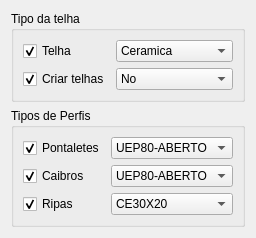
<?xml version="1.0" encoding="UTF-8"?>
<ui version="4.0">
 <class>PortalForm</class>
 <widget class="QDialog" name="PortalForm">
  <property name="geometry">
   <rect>
    <x>0</x>
    <y>0</y>
    <width>198</width>
    <height>214</height>
   </rect>
  </property>
  <property name="sizePolicy">
   <sizepolicy hsizetype="MinimumExpanding" vsizetype="MinimumExpanding">
    <horstretch>0</horstretch>
    <verstretch>0</verstretch>
   </sizepolicy>
  </property>
  <property name="windowTitle">
   <string>Beam Properties</string>
  </property>
  <layout class="QGridLayout" name="gridLayout_3">
   <item row="0" column="0">
    <widget class="QGroupBox" name="groupBox">
     <property name="title">
      <string>Tipo da telha</string>
     </property>
     <layout class="QGridLayout" name="gridLayout">
      <item row="0" column="0">
       <widget class="QCheckBox" name="checkBoxToggleTilesType">
        <property name="text">
         <string>Telha</string>
        </property>
        <property name="checked">
         <bool>true</bool>
        </property>
        <property name="objectProperty" stdset="0">
         <string>TilesType</string>
        </property>
        <property name="widgetAction" stdset="0">
         <string>toggleModifyProperty</string>
        </property>
       </widget>
      </item>
      <item row="0" column="1">
       <widget class="QComboBox" name="comboBoxTilesType">
        <property name="sizePolicy">
         <sizepolicy hsizetype="MinimumExpanding" vsizetype="Fixed">
          <horstretch>0</horstretch>
          <verstretch>0</verstretch>
         </sizepolicy>
        </property>
        <property name="currentText">
         <string>Ceramica</string>
        </property>
        <property name="currentIndex">
         <number>0</number>
        </property>
        <property name="objectProperty" stdset="0">
         <string>TilesType</string>
        </property>
        <property name="widgetAction" stdset="0">
         <string/>
        </property>
        <item>
         <property name="text">
          <string>Ceramica</string>
         </property>
        </item>
        <item>
         <property name="text">
          <string>Metalica</string>
         </property>
        </item>
       </widget>
      </item>
      <item row="1" column="0">
       <widget class="QCheckBox" name="checkBoxToggleCreateTiles">
        <property name="text">
         <string>Criar telhas</string>
        </property>
        <property name="checked">
         <bool>true</bool>
        </property>
        <property name="objectProperty" stdset="0">
         <string>CreateTiles</string>
        </property>
        <property name="widgetAction" stdset="0">
         <string>toggleModifyProperty</string>
        </property>
       </widget>
      </item>
      <item row="1" column="1">
       <widget class="QComboBox" name="comboBoxCreateTiles">
        <property name="sizePolicy">
         <sizepolicy hsizetype="MinimumExpanding" vsizetype="Fixed">
          <horstretch>0</horstretch>
          <verstretch>0</verstretch>
         </sizepolicy>
        </property>
        <property name="currentText">
         <string>No</string>
        </property>
        <property name="currentIndex">
         <number>0</number>
        </property>
        <property name="objectProperty" stdset="0">
         <string>CreateTiles</string>
        </property>
        <property name="widgetAction" stdset="0">
         <string/>
        </property>
        <item>
         <property name="text">
          <string>No</string>
         </property>
        </item>
        <item>
         <property name="text">
          <string>Yes</string>
         </property>
        </item>
       </widget>
      </item>
     </layout>
    </widget>
   </item>
   <item row="0" column="1">
    <spacer name="horizontalSpacer">
     <property name="orientation">
      <enum>Qt::Horizontal</enum>
     </property>
     <property name="sizeHint" stdset="0">
      <size>
       <width>0</width>
       <height>20</height>
      </size>
     </property>
    </spacer>
   </item>
   <item row="1" column="0">
    <widget class="QGroupBox" name="groupBox_2">
     <property name="title">
      <string>Tipos de Perfis</string>
     </property>
     <layout class="QGridLayout" name="gridLayout_2">
      <item row="0" column="0">
       <widget class="QCheckBox" name="checkBoxToggleVerticalsProfileType">
        <property name="text">
         <string>Pontaletes</string>
        </property>
        <property name="checked">
         <bool>true</bool>
        </property>
        <property name="objectProperty" stdset="0">
         <string>VerticalsProfileType</string>
        </property>
        <property name="widgetAction" stdset="0">
         <string>toggleModifyProperty</string>
        </property>
       </widget>
      </item>
      <item row="0" column="1">
       <widget class="QComboBox" name="comboBoxVerticalsProfileType">
        <property name="sizePolicy">
         <sizepolicy hsizetype="MinimumExpanding" vsizetype="Fixed">
          <horstretch>0</horstretch>
          <verstretch>0</verstretch>
         </sizepolicy>
        </property>
        <property name="currentText">
         <string>UEP80-ABERTO</string>
        </property>
        <property name="currentIndex">
         <number>0</number>
        </property>
        <property name="objectProperty" stdset="0">
         <string>VerticalsProfileType</string>
        </property>
        <property name="widgetAction" stdset="0">
         <string/>
        </property>
        <item>
         <property name="text">
          <string>UEP80-ABERTO</string>
         </property>
        </item>
        <item>
         <property name="text">
          <string>TP80-FECHADO</string>
         </property>
        </item>
        <item>
         <property name="text">
          <string>CUSTOMIZADO</string>
         </property>
        </item>
       </widget>
      </item>
      <item row="1" column="0">
       <widget class="QCheckBox" name="checkBoxToggleRaftersProfileType">
        <property name="text">
         <string>Caibros</string>
        </property>
        <property name="checked">
         <bool>true</bool>
        </property>
        <property name="objectProperty" stdset="0">
         <string>RaftersProfileType</string>
        </property>
        <property name="widgetAction" stdset="0">
         <string>toggleModifyProperty</string>
        </property>
       </widget>
      </item>
      <item row="1" column="1">
       <widget class="QComboBox" name="comboBoxRaftersProfileType">
        <property name="sizePolicy">
         <sizepolicy hsizetype="MinimumExpanding" vsizetype="Fixed">
          <horstretch>0</horstretch>
          <verstretch>0</verstretch>
         </sizepolicy>
        </property>
        <property name="currentText">
         <string>UEP80-ABERTO</string>
        </property>
        <property name="currentIndex">
         <number>0</number>
        </property>
        <property name="objectProperty" stdset="0">
         <string>RaftersProfileType</string>
        </property>
        <property name="widgetAction" stdset="0">
         <string/>
        </property>
        <item>
         <property name="text">
          <string>UEP80-ABERTO</string>
         </property>
        </item>
        <item>
         <property name="text">
          <string>TP80-FECHADO</string>
         </property>
        </item>
        <item>
         <property name="text">
          <string>CUSTOMIZADO</string>
         </property>
        </item>
       </widget>
      </item>
      <item row="2" column="0">
       <widget class="QCheckBox" name="checkBoxPurlinsProfileType">
        <property name="text">
         <string>Ripas</string>
        </property>
        <property name="checked">
         <bool>true</bool>
        </property>
        <property name="objectProperty" stdset="0">
         <string>PurlinsProfileType</string>
        </property>
        <property name="widgetAction" stdset="0">
         <string>toggleModifyProperty</string>
        </property>
       </widget>
      </item>
      <item row="2" column="1">
       <widget class="QComboBox" name="comboBoxPurlinsProfileType">
        <property name="sizePolicy">
         <sizepolicy hsizetype="MinimumExpanding" vsizetype="Fixed">
          <horstretch>0</horstretch>
          <verstretch>0</verstretch>
         </sizepolicy>
        </property>
        <property name="currentText">
         <string>CE30X20</string>
        </property>
        <property name="currentIndex">
         <number>0</number>
        </property>
        <property name="objectProperty" stdset="0">
         <string>PurlinsProfileType</string>
        </property>
        <property name="widgetAction" stdset="0">
         <string/>
        </property>
        <item>
         <property name="text">
          <string>CE30X20</string>
         </property>
        </item>
        <item>
         <property name="text">
          <string>CE30X30</string>
         </property>
        </item>
        <item>
         <property name="text">
          <string>UEP80-ABERTO</string>
         </property>
        </item>
        <item>
         <property name="text">
          <string>TP80-FECHADO</string>
         </property>
        </item>
       </widget>
      </item>
     </layout>
    </widget>
   </item>
   <item row="2" column="0">
    <spacer name="verticalSpacer">
     <property name="orientation">
      <enum>Qt::Vertical</enum>
     </property>
     <property name="sizeHint" stdset="0">
      <size>
       <width>20</width>
       <height>0</height>
      </size>
     </property>
    </spacer>
   </item>
  </layout>
 </widget>
 <resources/>
 <connections/>
</ui>
